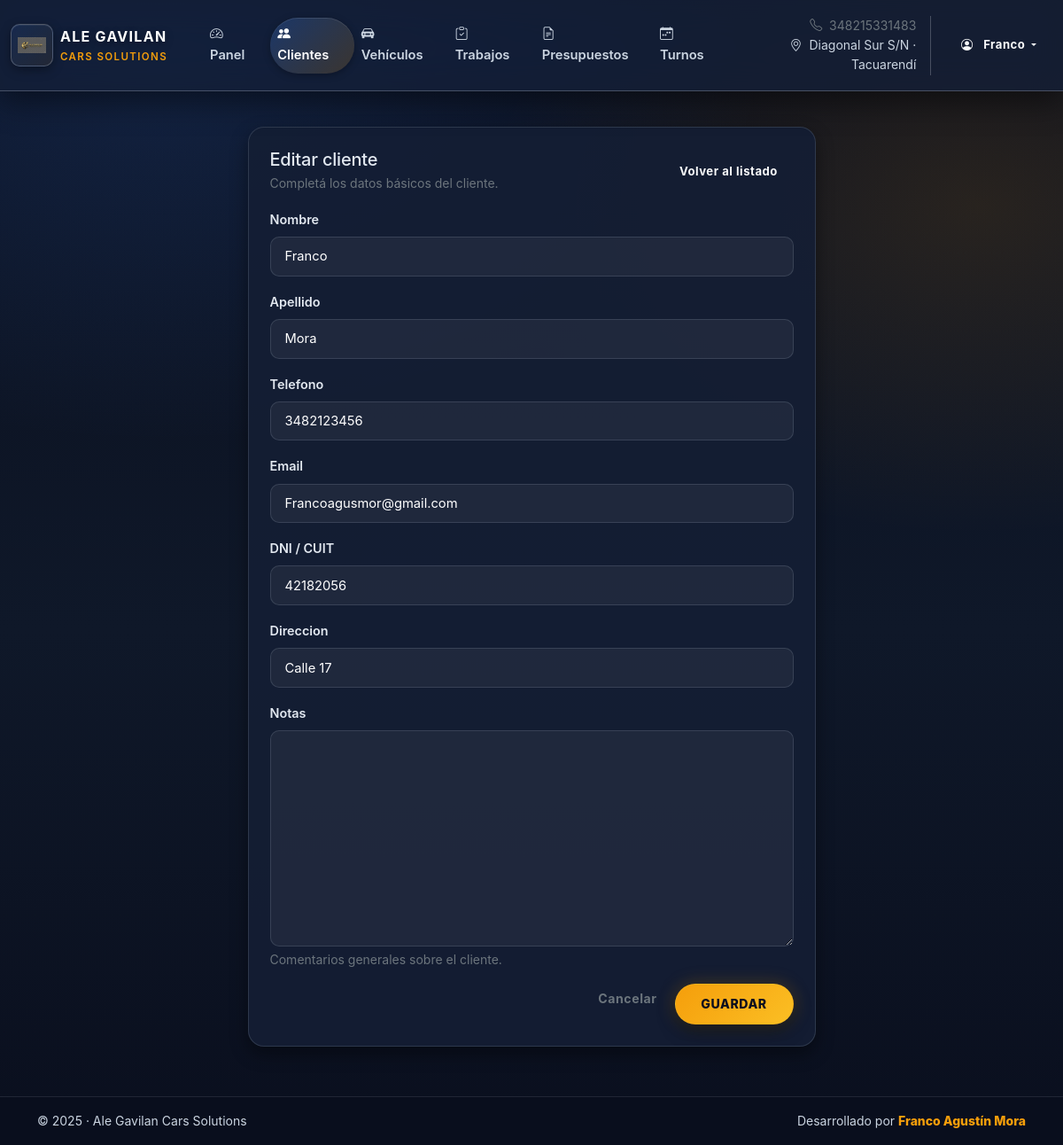
/clientes/1/editar/ (signed in), run on the app's committed database.
### taller/models.py (models this page shows, shortened)
class Cliente(models.Model):
    nombre = models.CharField(max_length=100)
    apellido = models.CharField(max_length=100, blank=True)
    telefono = models.CharField(max_length=50, blank=True)
    email = models.EmailField(blank=True)
    dni = models.CharField("DNI / CUIT", max_length=20, blank=True)
    direccion = models.CharField(max_length=255, blank=True)
    notas = models.TextField(blank=True, help_text="Comentarios generales sobre el cliente.")
    class Meta:
        verbose_name = "Cliente"
        verbose_name_plural = "Clientes"
        ordering = ["nombre", "apellido"]

### taller/views.py (the view)
# urls.py: path("clientes/<int:pk>/editar/", ClienteUpdateView.as_view(), name="cliente_update"),
class ClienteUpdateView(LoginRequiredMixin, UpdateView):
    model = Cliente
    form_class = ClienteForm
    template_name = "taller/cliente_form.html"
    success_url = reverse_lazy("taller:cliente_list")
    login_url = "login"

### taller/forms.py
class ClienteForm(BaseModelForm):
    class Meta:
        model = Cliente
        fields = "__all__"

### taller/forms.py (called while the page is built)
    def _add_class(self, widget, cls: str):
        existing = widget.attrs.get("class", "")
        widget.attrs["class"] = (existing + f" {cls}").strip()

### taller/templates/taller/cliente_form.html (shortened to what this page needs)
{% extends "taller/base.html" %}
{% block content %}
<div class="row justify-content-center">
  <div class="col-12 col-lg-8 col-xl-7">
    <div class="card-premium p-4">
      <div class="d-flex justify-content-between align-items-center mb-3">
        <div>
          <h1 class="h5 mb-1">
            {% if object %}Editar cliente{% else %}Nuevo cliente{% endif %}
          </h1>
          <p class="text-secondary small mb-0">
            Completá los datos básicos del cliente.
          </p>
        </div>
        <a href="{% url 'taller:cliente_list' %}" class="btn btn-sm btn-outline-light">
          Volver al listado
        </a>
      </div>
      <form method="post" novalidate>
        {% for field in form %}
          <div class="mb-3">
            <label class="form-label">{{ field.label }}</label>
            {{ field }}
            {% if field.help_text %}
              <div class="form-text small text-secondary">{{ field.help_text }}</div>
            {% endif %}
          </div>
        {% endfor %}
        <div class="d-flex justify-content-end gap-2">
          <a href="{% url 'taller:cliente_list' %}" class="btn btn-outline-secondary">
            Cancelar
          </a>
          <button type="submit" class="btn btn-brand">
            Guardar
          </button>
        </div>
      </form>
    </div>
  </div>
</div>
{% endblock %}

### taller/templates/taller/base.html (shortened to what this page needs)
{% load static %}
<!doctype html>
<html lang="es" class="h-100">
  <head>
    <link href="https://cdn.jsdelivr.net/npm/bootstrap@5.3.3/dist/css/bootstrap.min.css" rel="stylesheet">
    <link rel="stylesheet" href="https://cdn.jsdelivr.net/npm/bootstrap-icons@1.11.3/font/bootstrap-icons.min.css">
    <link rel="stylesheet" href="{% static 'taller/css/main.css' %}">
  </head>
  <body class="d-flex flex-column min-vh-100">
    <nav class="navbar navbar-expand-lg navbar-premium navbar-dark" id="mainNav" aria-label="Navegación principal">
      <div class="container-fluid">
        <a class="navbar-brand d-flex align-items-center gap-2" href="{% url 'taller:dashboard' %}">
          <span class="brand-logo" aria-hidden="true">
            <img src="{% static 'taller/img/logo.png' %}" alt="Logo Ale Gavilan Cars Solutions">
          </span>
          <div class="d-flex flex-column brand-text">
            <span class="brand-title fw-bold">Ale Gavilan</span>
            <small class="brand-subtitle">Cars Solutions</small>
          </div>
        </a>
        <div class="collapse navbar-collapse" id="mainNavbar">
          <ul class="navbar-nav me-auto mb-2 mb-lg-0 ms-lg-4">
            <li class="nav-item">
              <a class="nav-link {% if request.resolver_match.url_name == 'dashboard' %}active{% endif %}"
                 href="{% url 'taller:dashboard' %}"
                 {% if request.resolver_match.url_name == 'dashboard' %}aria-current="page"{% endif %}>
                <i class="bi bi-speedometer2 me-2"></i>Panel
              </a>
            </li>
            <li class="nav-item">
              <a class="nav-link {% if request.resolver_match.url_name == 'cliente_list' %}active{% endif %}"
                 href="{% url 'taller:cliente_list' %}"
                 {% if request.resolver_match.url_name == 'cliente_list' %}aria-current="page"{% endif %}>
                <i class="bi bi-people-fill me-2"></i>Clientes
              </a>
            </li>
            <li class="nav-item">
              <a class="nav-link {% if request.resolver_match.url_name == 'vehiculo_list' %}active{% endif %}"
                 href="{% url 'taller:vehiculo_list' %}"
                 {% if request.resolver_match.url_name == 'vehiculo_list' %}aria-current="page"{% endif %}>
                <i class="bi bi-car-front-fill me-2"></i>Vehículos
              </a>
            </li>
            <li class="nav-item">
              <a class="nav-link {% if request.resolver_match.url_name == 'trabajo_list' %}active{% endif %}"
                 href="{% url 'taller:trabajo_list' %}"
                 {% if request.resolver_match.url_name == 'trabajo_list' %}aria-current="page"{% endif %}>
                <i class="bi bi-clipboard-check me-2"></i>Trabajos
              </a>
            </li>
            <li class="nav-item">
              <a class="nav-link {% if request.resolver_match.url_name == 'presupuesto_list' %}active{% endif %}"
                 href="{% url 'taller:presupuesto_list' %}"
                 {% if request.resolver_match.url_name == 'presupuesto_list' %}aria-current="page"{% endif %}>
                <i class="bi bi-file-earmark-text me-2"></i>Presupuestos
              </a>
            </li>
            <li class="nav-item">
              <a class="nav-link {% if request.resolver_match.url_name == 'turno_list' %}active{% endif %}"
                 href="{% url 'taller:turno_list' %}"
                 {% if request.resolver_match.url_name == 'turno_list' %}aria-current="page"{% endif %}>
                <i class="bi bi-calendar-week me-2"></i>Turnos
              </a>
            </li>
          </ul>
          <div class="d-flex align-items-center gap-3">
            <div class="d-none d-lg-flex flex-column text-end small">
              <span class="text-secondary">
                <i class="bi bi-telephone me-1"></i> 348215331483
              </span>
              <span class="text-muted">
                <i class="bi bi-geo-alt me-1"></i> Diagonal Sur S/N · Tacuarendí
              </span>
            </div>
            {% if request.user.is_authenticated %}
              <div class="dropdown">
                <button
                  class="btn btn-outline-light btn-sm dropdown-toggle"
                  type="button"
                  data-bs-toggle="dropdown"
                  data-bs-display="static"
                  aria-expanded="false"
                >
                  <i class="bi bi-person-circle me-2"></i>
                  {{ request.user.get_short_name|default:request.user.username }}
                </button>
              </div>
            {% else %}
              <a class="btn btn-outline-light btn-sm" href="{% url 'login' %}">
                <i class="bi bi-box-arrow-in-right me-2"></i>Ingresar
              </a>
            {% endif %}
          </div>
        </div>
      </div>
    </nav>
    <main id="mainContent" class="container flex-grow-1">
      {% block content %}{% endblock %}
    </main>
    <footer class="footer-premium mt-auto">
      <div class="container py-3">
        <div class="d-flex flex-column flex-md-row justify-content-between align-items-center gap-2 small text-muted">
          <div>© {% now "Y" %} · Ale Gavilan Cars Solutions</div>
          <div>Desarrollado por <strong>Franco Agustín Mora</strong></div>
        </div>
      </div>
    </footer>
  </body>
</html>

### data on the page
Cliente: form "Franco" "Mora" "3482123456" "Francoagusmor@gmail.com" "42182056" "Calle 17"

### other printed values
{{ request.user.get_short_name|default:request.user.username }} "Franco"
{{ field.label }} "Nombre" "Apellido" "Telefono" "Email" "DNI / CUIT" "Direccion" "Notas"
{{ field.help_text }} "Comentarios generales sobre el cliente."
